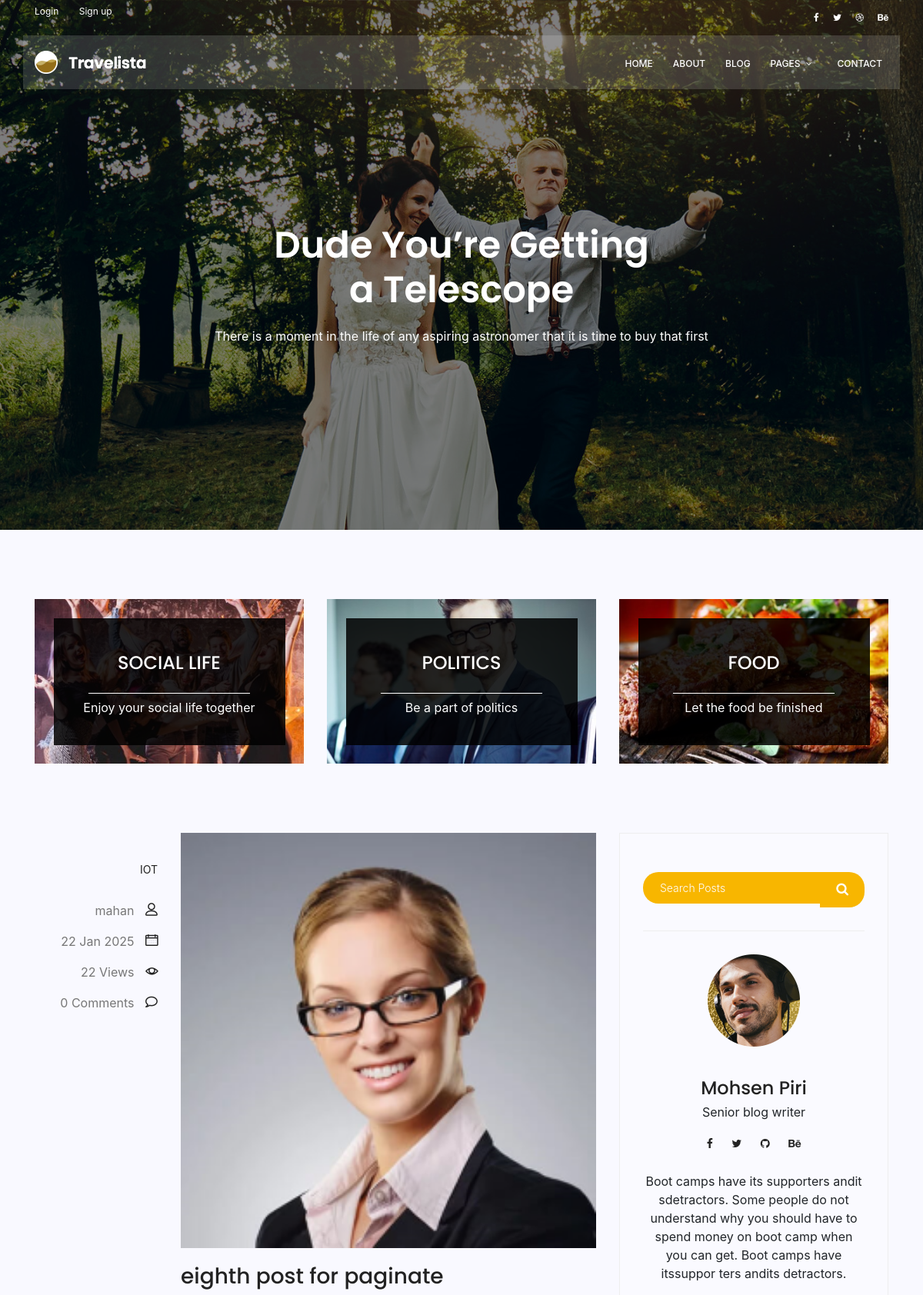
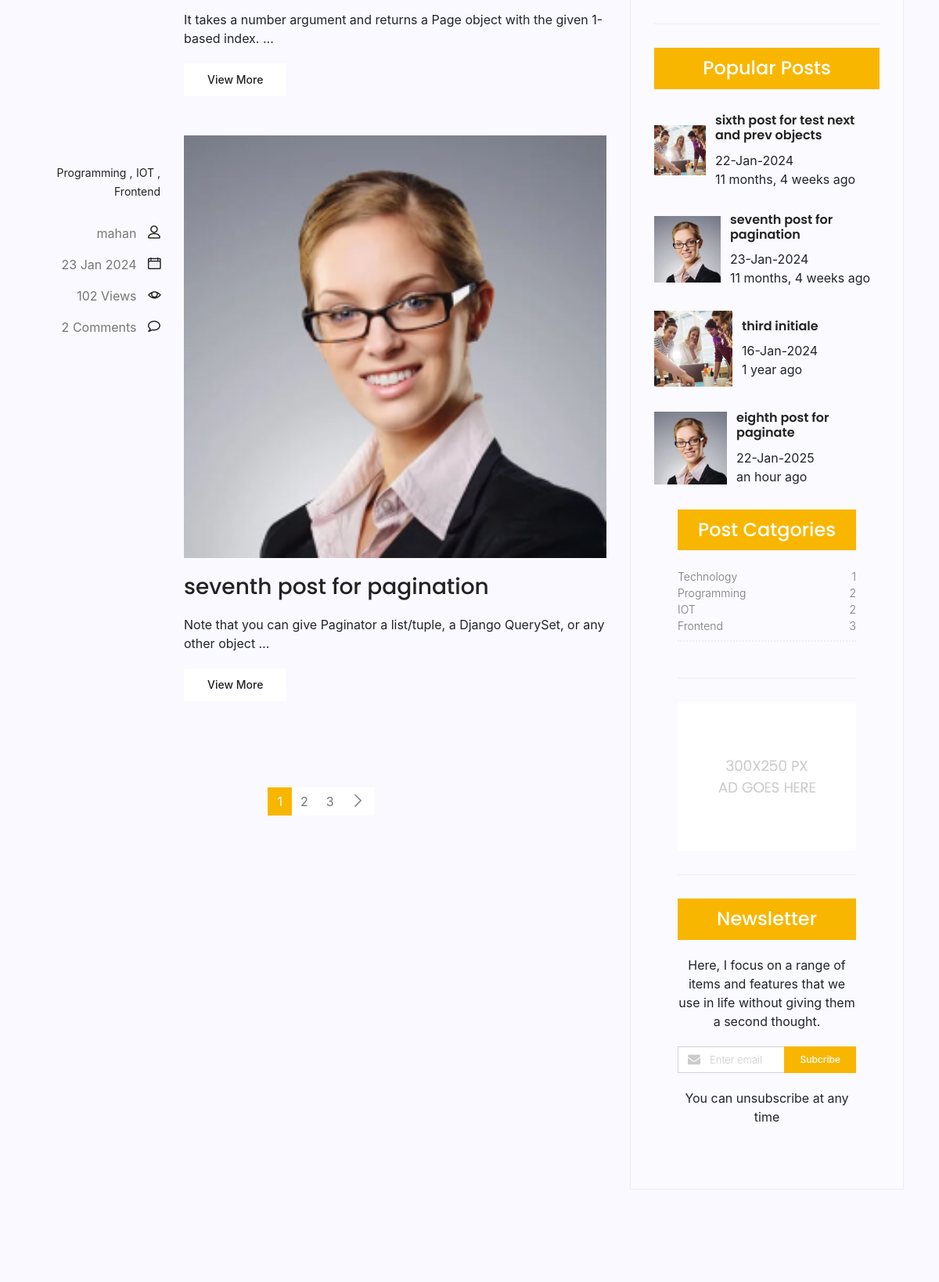
Screenshot of /blog_app/ (upper part) with the database file from the repository (2 pictures, top to bottom).
### blog_app/models.py (models this page shows, shortened)
class Category(models.Model):
    name = models.CharField(max_length=30)
    def __str__(self):
        return self.name

class Post(models.Model):
    image = models.ImageField(upload_to='app_image/', default='default.png')
    author = models.ForeignKey(User, on_delete=models.SET_NULL, null=True)
    title = models.CharField(max_length=100)
    content = models.TextField()
    tags = TaggableManager()
    counted_views = models.PositiveIntegerField(default=0)
    status = models.BooleanField(default=False)
    login_needed = models.BooleanField(default=False)
    published_date = models.DateTimeField(null=True)
    created_date = models.DateTimeField(auto_now_add=True)
    updated_date = models.DateTimeField(auto_now=True)
    category_list = models.ManyToManyField(Category)
    class Meta:
        ordering = ['-created_date']
        verbose_name = 'پست'
        verbose_name_plural = 'پست ها'
    def __str__(self):
        return self.title

### blog_app/views.py (the view)
# urls.py: path('', home_view, name='home_blog'),
def home_view(request, **kwargs):
    filter_post = Post.objects.filter(published_date__lt=timezone.now(), status=1)
    if kwargs.get('cat_name') != None:
        filter_post = filter_post.filter(category_list__name=kwargs['cat_name'])
    if kwargs.get('author_username') != None:
        filter_post = filter_post.filter(author__username=kwargs['author_username'])
    if kwargs.get('tag_name') != None:
        filter_post = filter_post.filter(tags__name__in=[kwargs['tag_name']])
    page_init = Paginator(filter_post, 2)  # creating a paginator object, Show  ... posts per page
    page_number = request.GET.get('page')
    try:
        filter_post = page_init.get_page(page_number)
        print(filter_post.object_list)
    except PageNotAnInteger:
        filter_post = page_init.page(1)
    except EmptyPage:
        filter_post = page_init.page(page_init.num_pages)
    context = {'filter_post': filter_post}
    return render(request, 'blog_items/blog-home.html', context)

### blog_app/templatetags/blog_tags.py (called while the page is built)
@register.simple_tag(name='comments_count')
def show_comments_count(pid):
    return Comment.objects.filter(intended_post=pid, approved=True).count()

@register.inclusion_tag('blog_items/blog-latest-post.html')
def most_visited_posts(arg=3):
    post_obj = Post.objects.filter(published_date__lt=timezone.now(), status=1).order_by('-counted_views')[:arg]
    return {'post_obj': post_obj}

@register.inclusion_tag('blog_items/blog-post-categories.html')
def cat_of_posts():
    post_obj = Post.objects.filter(published_date__lt=timezone.now(), status=1)
    category_obj = Category.objects.all()
    cat_dict = {}
    for cat_name in category_obj:
        cat_dict[cat_name] = post_obj.filter(category_list=cat_name).count()
    return {'cat_dict': cat_dict}

### templates/blog_items/blog-home.html (shortened to what this page needs)
{% extends 'base.html' %}
{% block content %}
{% load static %}
{% load blog_tags %}
          <section class="banner-area relative blog-home-banner" id="home">
             <div class="overlay overlay-bg"></div>
             <div class="container">
                <div class="row d-flex align-items-center justify-content-center">
                   <div class="about-content blog-header-content col-lg-12">
                      <h1 class="text-white">
                         Dude You’re Getting
                         a Telescope
                      </h1>
                      <p class="text-white">
                         There is a moment in the life of any aspiring astronomer that it is time to buy that first
                      </p>
                   </div>
                </div>
             </div>
          </section>
          <section class="top-category-widget-area pt-90 pb-90 ">
             <div class="container">
                <div class="row">
                   <div class="col-lg-4">
                      <div class="single-cat-widget">
                         <div class="content relative">
                            <div class="overlay overlay-bg"></div>
                             <a href="#" target="_blank">
                               <div class="thumb">
                                <img class="content-image img-fluid d-block mx-auto" src=" {% static 'img/blog/cat-widget1.jpg' %}" alt="">
                              </div>
                               <div class="content-details">
                                 <h4 class="content-title mx-auto text-uppercase">Social life</h4>
                                 <span></span>
                                 <p>Enjoy your social life together</p>
                               </div>
                             </a>
                         </div>
                      </div>
                   </div>
                   <div class="col-lg-4">
                      <div class="single-cat-widget">
                         <div class="content relative">
                            <div class="overlay overlay-bg"></div>
                             <a href="#" target="_blank">
                               <div class="thumb">
                                <img class="content-image img-fluid d-block mx-auto" src=" {% static 'img/blog/cat-widget2.jpg' %}" alt="">
                              </div>
                               <div class="content-details">
                                 <h4 class="content-title mx-auto text-uppercase">Politics</h4>
                                 <span></span>
                                 <p>Be a part of politics</p>
                               </div>
                             </a>
                         </div>
                      </div>
                   </div>
                   <div class="col-lg-4">
                      <div class="single-cat-widget">
                         <div class="content relative">
                            <div class="overlay overlay-bg"></div>
                             <a href="#" target="_blank">
                               <div class="thumb">
                                <img class="content-image img-fluid d-block mx-auto" src=" {% static 'img/blog/cat-widget3.jpg' %}" alt="">
                              </div>
                               <div class="content-details">
                                 <h4 class="content-title mx-auto text-uppercase">Food</h4>
                                 <span></span>
                                 <p>Let the food be finished</p>
                               </div>
                             </a>
                         </div>
                      </div>
                   </div>
                </div>
             </div>
          </section>
          <section class="post-content-area">
             <div class="container">
                <div class="row">
                   <div class="col-lg-8 posts-list">
                      {% for item in filter_post %}
                      <div class="single-post row">
                         <div class="col-lg-3  col-md-3 meta-details">
                            <ul class="tags">
                               {% for cat in item.category_list.all %}
                               <li><a href="{% url 'blog_show:category_blog' cat_name=cat.name %}">{{cat.name}}</a> {% if not forloop.last %} , {% endif %}</li>
                               {% endfor%}
                            </ul>
                            <div class="user-details row">
                               <p class="user-name col-lg-12 col-md-12 col-6"><a href="{% url 'blog_show:author_pubs' author_username=item.author.username %}">{{item.author}}</a> <span class="lnr lnr-user"></span></p>
                               <p class="date col-lg-12 col-md-12 col-6"><a>{{item.published_date|date:"d M Y"}}</a> <span class="lnr lnr-calendar-full"></span></p>
                               <p class="view col-lg-12 col-md-12 col-6"><a>{{item.counted_views}} Views</a> <span class="lnr lnr-eye"></span></p>
                               <p class="comments col-lg-12 col-md-12 col-6"><a>{% comments_count item.id %} Comments</a> <span class="lnr lnr-bubble"></span></p>
                            </div>
                         </div>
                         <div class="col-lg-9 col-md-9 ">
                            <div class="feature-img">
                               <img class="img-fluid" src=" {{item.image.url}}" alt="">
                            </div>
                            <a class="posts-title" href="{% url 'blog_show:single_blog' pid=item.id %}"><h3>{{item.title}}</h3></a>
                            <p class="excert">
                               {{item.content|truncatewords:15}}
                            </p>
                            <a href="{% url 'blog_show:single_blog' pid=item.id %}" class="primary-btn">View More</a>
                         </div>
                      </div>
                      {% endfor %}
                           <nav class="blog-pagination justify-content-center d-flex">
                               <ul class="pagination">
                               {% for i in filter_post.paginator.page_range %}
                                   {% if filter_post.number == i %}
                                            <li class="page-item active"><a href="?page={{i}}" class="page-link">{{i}}</a></li>
                                   {% else %}
                                            <li class="page-item"><a href="?page={{i}}" class="page-link">{{i}}</a></li>
                                   {% endif %}
                               {% endfor %}
                                   {% if filter_post.has_next %}
                                   <li class="page-item">
                                       <a href="?page={{filter_post.next_page_number }}" class="page-link" aria-label="Next">
                                           <span aria-hidden="true">
                                               <span class="lnr lnr-chevron-right">{{item.title}}</span>
                                           </span>
                                       </a>
                                   </li>
                              {% endif %}
                               </ul>
                           </nav>
                   </div>
                   <div class="col-lg-4 sidebar-widgets">
                     <div class="widget-wrap">
                            {% include 'blog_items/blog-search.html' %}
                            {% include 'blog_items/blog-writer.html' %}
                            {% most_visited_posts 4 %}
                     </div>
                            {% cat_of_posts %}
                         <div class="single-sidebar-widget ads-widget">
                            <a href="#"><img class="img-fluid" src=" {% static 'img/blog/ads-banner.jpg' %}" alt=""></a>
                         </div>
                         <div class="single-sidebar-widget newsletter-widget">
                            <h4 class="newsletter-title">Newsletter</h4>
                            <p>
                               Here, I focus on a range of items and features that we use in life without
                               giving them a second thought.
                            </p>
                            <div class="form-group d-flex flex-row">
                               <div class="col-autos">
                                  <div class="input-group">
                                    <div class="input-group-prepend">
                                      <div class="input-group-text"><i class="fa fa-envelope" aria-hidden="true"></i>
                                  </div>
                                    </div>
                                    <input type="text" class="form-control" id="inlineFormInputGroup" placeholder="Enter email" onfocus="this.placeholder = ''" onblur="this.placeholder = 'Enter email'" >
                                  </div>
                                </div>
                                <a href="#" class="bbtns">Subcribe</a>
                            </div>
                            <p class="text-bottom">
                               You can unsubscribe at any time
                            </p>
                         </div>
                      </div>
                   </div>
                </div>
             </div>
          </section>
{% endblock %}

### templates/blog_items/blog-latest-post.html
{% load humanize %}
{% load static %}
<div class="single-sidebar-widget popular-post-widget">
									<h4 class="popular-title">Popular Posts</h4>
                                    {% for obj in post_obj %}
									<div class="popular-post-list">
										<div class="single-post-list d-flex flex-row align-items-center">
											<div class="thumb">
												<img class="img-fluid" src=" {{obj.image.url}}" alt="">
											</div>
											<div class="details">
												<a href="{% url 'blog_show:single_blog' pid=obj.id %}"><h6>{{obj.title}}</h6></a>
												<p>{{obj.published_date|date:"d-M-Y"}}</p>
												<p>{{obj.published_date|naturaltime}}</p>
											</div>
										</div>
									{% endfor %}
									</div>
								</div>

### templates/blog_items/blog-post-categories.html
{% load blog_tags %}
                               <div class="single-sidebar-widget post-category-widget">
									<h4 class="category-title">Post Catgories</h4>
									<ul class="cat-list">
										<li>
											{% for key,value in cat_dict.items %}
											<a href="{% url 'blog_show:category_blog' cat_name=key %}" class="d-flex justify-content-between">
												<p>{{key}}</p>
												<p>{{value}}</p>
											{% endfor %}
											</a>
										</li>
									</ul>
								</div>

### rows the page displays
Post: author "mahan", published_date "22 Jan 2025", counted_views "22", id "0", image (placeholder picture), title "eighth post for paginate", content "It takes a number argument and returns a Page object with the given 1-based index. …", published_date "22-Jan-2025", published_date "an hour ago"
Category: name "IOT", value "2"
Post: author "mahan", published_date "23 Jan 2024", counted_views "102", id "2", image (placeholder picture), title "seventh post for pagination", content "Note that you can give Paginator a list/tuple, a Django QuerySet, or any other object …", published_date "23-Jan-2024", published_date "11 months, 4 weeks ago"
Category: name "Programming", id "2"
Category: name "Frontend", value "3"
Post: image (picture), title "sixth post for test next and prev objects", published_date "22-Jan-2024", published_date "11 months, 4 weeks ago"
Post: image (picture), title "third initiale", published_date "16-Jan-2024", published_date "1 year ago"
Category: name "Technology", id "1"

### other values shown
{{ i }} "1"
{{ i }} "2" "3"
